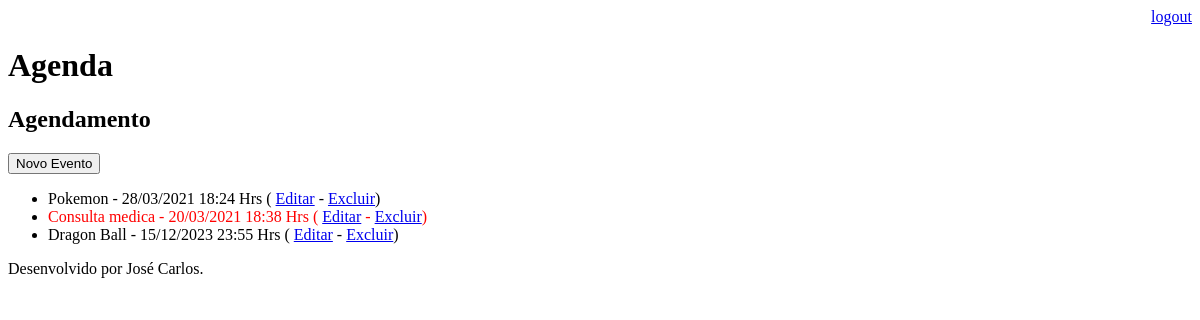
/agenda/ (signed in), run on an earlier commit of the app's database.
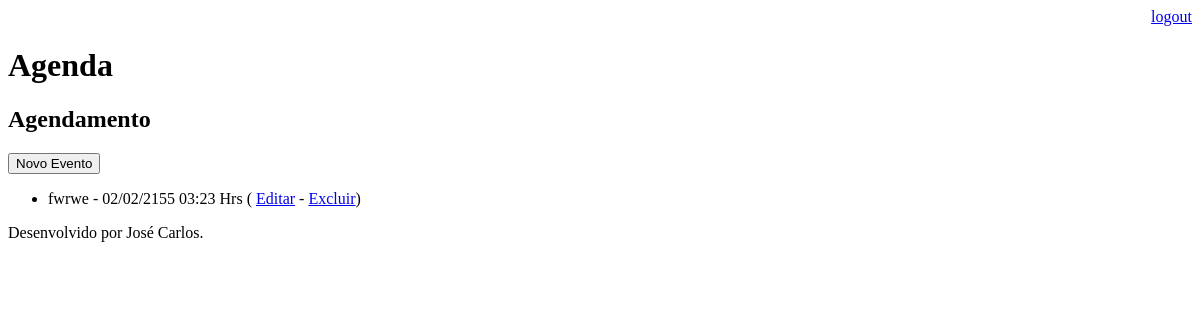
And on a later commit of the database.
### core/models.py (models this page shows, shortened)
class Evento(models.Model):
    titulo = models.CharField(max_length=100)
    descricao = models.TextField(blank=True, null=True)
    data = models.DateTimeField(verbose_name='Data do Evento')
    datacriacao = models.DateTimeField(auto_now=True, verbose_name='Data da Criação')
    usuario = models.ForeignKey(User, on_delete=models.CASCADE)
    class Meta:
        db_table = "evento"
    def get_data_evento(self):
        return self.data.strftime('%d/%m/%Y %H:%M Hrs')
    def get_evento_atrasado(self):
        if self.data < datetime.now():
            return True
        else:
            return False

### core/views.py (the view)
# urls.py: path('agenda/', views.lista_eventos),
@login_required(login_url='/login/')
def lista_eventos(request):
    usuario = request.user
    data_atual = datetime.now() - timedelta(hours=1)
    evento = Evento.objects.filter(usuario=usuario)
    response = {'eventos' :evento}
    return render(request, 'agenda.html', response)

### Templates/agenda.html
{% extends "model-page.html" %}
{% block content %}
    <h2>Agendamento</h2>
    <a href="evento/">
        <button type="button" >Novo Evento</button>
    </a>
    <ul>
    {% for evento in eventos%}
        <li>
            <div style={% if evento.get_evento_atrasado %} "color:red" {% endif %}>
                {{evento.titulo}} - {{evento.get_data_evento}}
                (
                <a href="evento/?id={{ evento.id }}">Editar</a> -
                <a href="evento/delete/{{ evento.id }}/">Excluir</a>)
            </div>
        </li>
    {% endfor %}
    </ul>
{% endblock %}

### Templates/model-page.html
<!DOCTYPE html>
<html lang="en">
<head>
    {% include "model-header.html" %}
</head>
<body>
    {% block content %} {% endblock %}
    {% include "model-footer.html" %}
</body>
</html>

### Templates/model-header.html (shortened to what this page needs)
    <div align="right">
        <a href="/logout">logout</a>
    </div>
    <h1>Agenda</h1>

### Templates/model-footer.html
<p>Desenvolvido por José Carlos.</p>

What changed in the data, as far as the page shows it:
removed Evento: titulo "Pokemon", get_data_evento "28/03/2021 18:24 Hrs"
removed Evento: titulo "Consulta medica", get_data_evento "20/03/2021 18:38 Hrs"
removed Evento: titulo "Dragon Ball", get_data_evento "15/12/2023 23:55 Hrs"
added Evento: titulo "fwrwe", get_data_evento "02/02/2155 03:23 Hrs"
